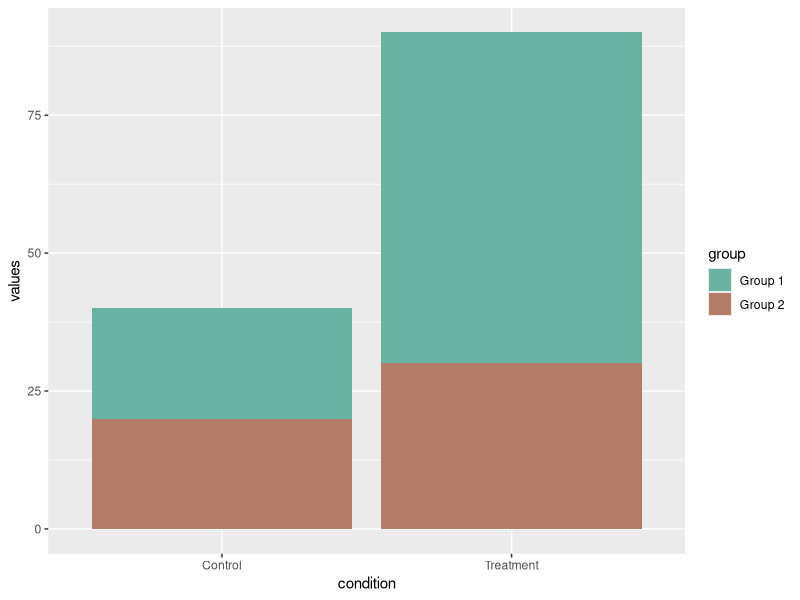
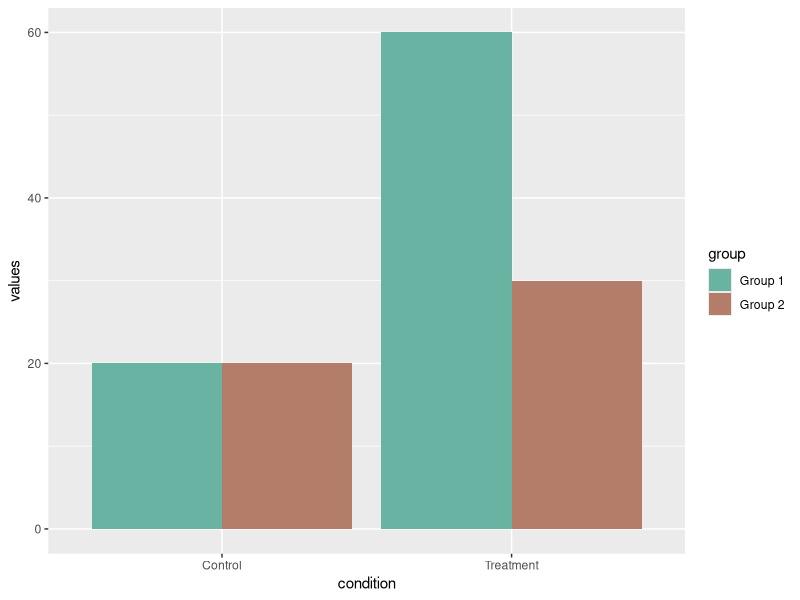

Recreate these plots in R, in order.
# Bar plot using ggplot2 library

values <- c(60, 20, 30, 20)
condition <- c("Treatment", "Control", "Treatment", "Control")
group <- c("Group 1", "Group 1", "Group 2", "Group 2")

data <- data.frame(values, condition, group)

library(ggplot2)

# Stacked bars
ggplot(data, aes(x = condition, y = values, fill = group)) +
  geom_bar(stat = "identity") +
  scale_fill_manual(values = c("#69b3a2", "#b37d69"))

# Bars side by side
ggplot(data, aes(x = condition, y = values)) +
  geom_bar(aes(fill = group), stat = "identity", position = "dodge") +
  scale_fill_manual(values = c("#69b3a2", "#b37d69"))